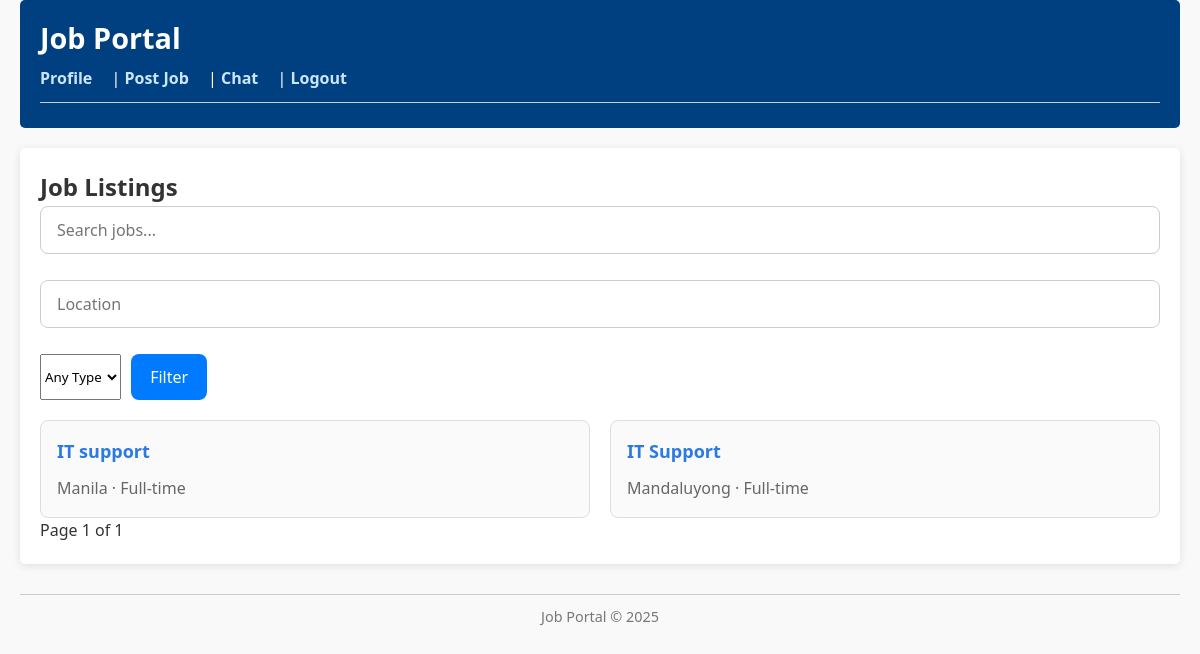
The app's page / (signed in), older data.
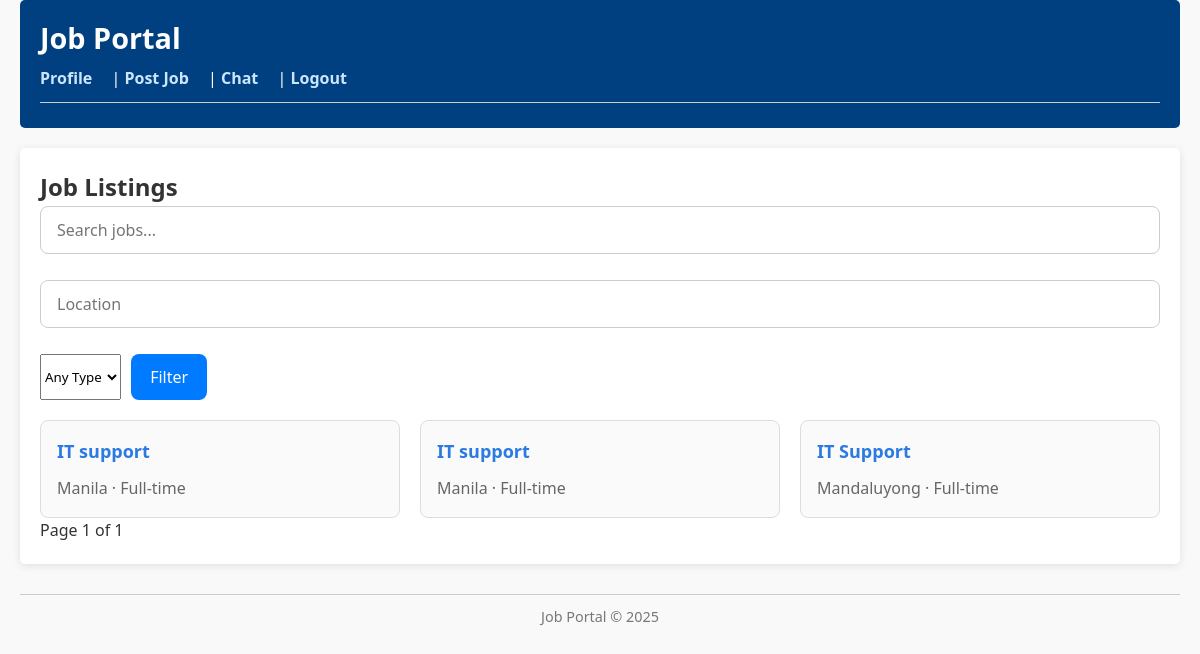
The same page, newer data.
### jobs/models.py (models this page shows, shortened)
class Job(models.Model):
    JOB_TYPES = (
        ('FT', 'Full-time'),
        ('PT', 'Part-time'),
        ('HY', 'Hybrid'),
        ('RM', 'Remote'),
    )
    employer = models.ForeignKey(User, on_delete=models.CASCADE)
    title = models.CharField(max_length=255)
    description = models.TextField()
    requirements = models.TextField()
    salary_range = models.CharField(max_length=100)
    job_type = models.CharField(max_length=2, choices=JOB_TYPES)
    location = models.CharField(max_length=255)
    posted_at = models.DateTimeField(auto_now_add=True)

### jobs/views.py (the view)
# urls.py: path('', views.job_list, name='job_list'),
@login_required
def job_list(request):
    jobs = Job.objects.all().order_by('-posted_at')
    query = request.GET.get('q')
    location = request.GET.get('location')
    job_type = request.GET.get('job_type')
    salary_min = request.GET.get('salary_min')
    if query:
        jobs = jobs.filter(title__icontains=query)
    if location:
        jobs = jobs.filter(location__icontains=location)
    if job_type:
        jobs = jobs.filter(job_type=job_type)
    if salary_min:
        jobs = jobs.filter(salary_range__gte=salary_min)
    paginator = Paginator(jobs, 10)
    page_number = request.GET.get('page')
    page_obj = paginator.get_page(page_number)
    return render(request, 'jobs/job_list.html', {'jobs': page_obj})

### jobs/templates/jobs/job_list.html (shortened to what this page needs)
{% extends 'base.html' %}
{% block content %}
<h2>Job Listings</h2>
<form method="get" class="job-filter-form">
  <input type="text" name="q" placeholder="Search jobs..." value="{{ request.GET.q }}">
  <input type="text" name="location" placeholder="Location" value="{{ request.GET.location }}">
  <select name="job_type">
    <option value="">Any Type</option>
  </select>
  <button type="submit">Filter</button>
</form>
<div class="job-cards-container">
  {% for job in jobs %}
    <div class="job-card">
      <h3><a href="{% url 'jobs:employer_job_detail' job.id %}">{{ job.title }}</a></h3>
      <p>{{ job.location }} · {{ job.get_job_type_display }}</p>
    </div>
  {% empty %}
    <p>No jobs found.</p>
  {% endfor %}
</div>
<div class="pagination">
  <span>Page {{ jobs.number }} of {{ jobs.paginator.num_pages }}</span>
</div>
{% endblock %}

Row changes from the older to the newer data that the page shows:
added Job: title "IT support", location "Manila", job_type "Full-time"
